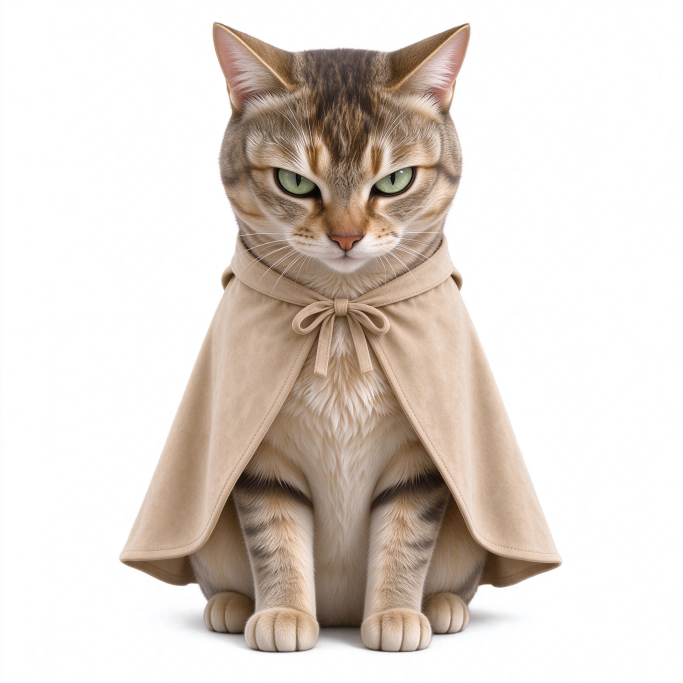
#> input picture tools/_gen/composite-cape.png, 2048 x 2048 px, given in place of avatar.png, which was not available (shown at 1/3 size)
$ python make_worn.py
#> lines starting #> are read from the running program, lines starting #| are printed output that depends on the picture; after the words box and inside, x2 and y2 are one past the last pixel; in counts of white or black regions, pixels touching at a corner belong together
"""把「AI 已经画在猫身上」的装饰切出来，贴回原始立绘。

思路：商品图直接贴上去永远像贴纸，因为商品图没有跟着身体弯、没有压住毛的阴影。
改成让模型在原始立绘上真的把衣服画一遍，再把新增的那块像素切出来，
这样衣服自带贴合弧度、接触阴影和被遮挡处的毛，位置也天然和原图一致。
"""

import numpy as np
from PIL import Image

BASE = Image.open(r"D:\momolab\assets\pets\pet001\avatar.png").convert("RGBA")
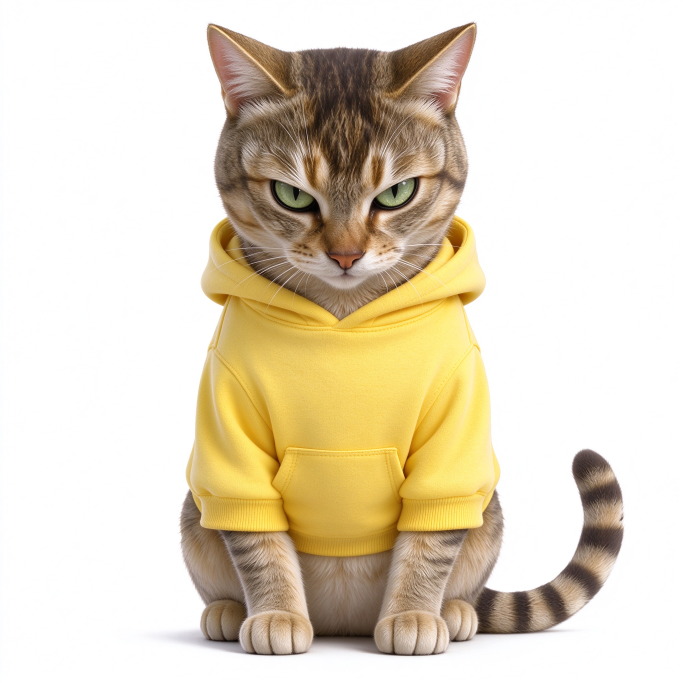
#> input picture tools/_gen/composite-hoodie.png, 2048 x 2048 px, given in place of _gen_beret.png, which was not available (shown at 1/3 size)


def white_to_alpha(im: Image.Image) -> Image.Image:
    arr = np.array(im.convert("RGBA")).astype(np.float32)
    if arr[:, :, 3].min() < 200:          # 已经带透明通道，直接用
        return im.convert("RGBA")
    r, g, b = arr[:, :, 0], arr[:, :, 1], arr[:, :, 2]
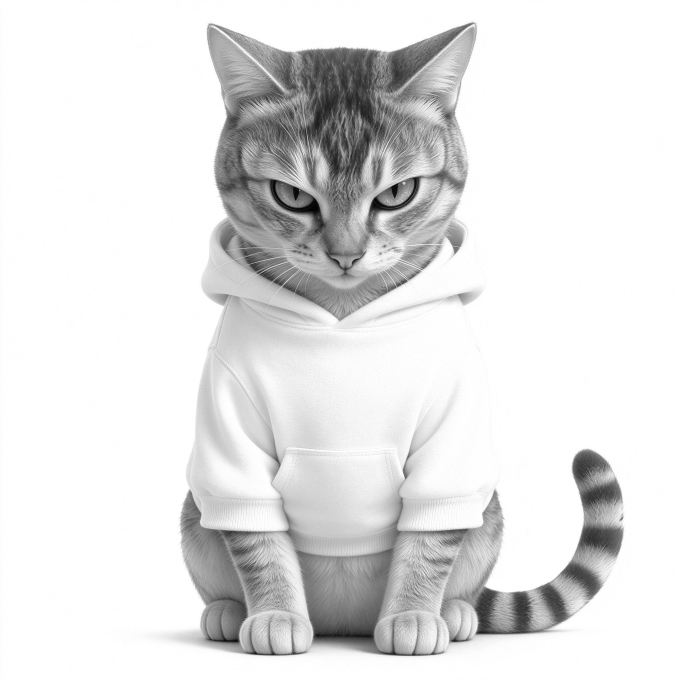
#> r: shape (2048, 2048) float32 (shown at 1/3 size); min 0, max 255, mean 226.4
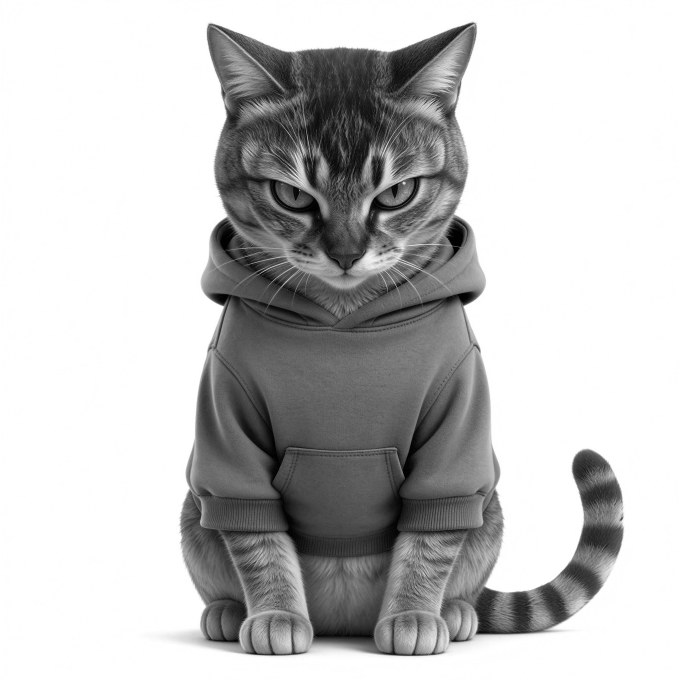
#> b: shape (2048, 2048) float32 (shown at 1/3 size); min 0, max 255, mean 194.4
    mn = np.minimum(np.minimum(r, g), b)
    sat = np.maximum(np.maximum(r, g), b) - mn
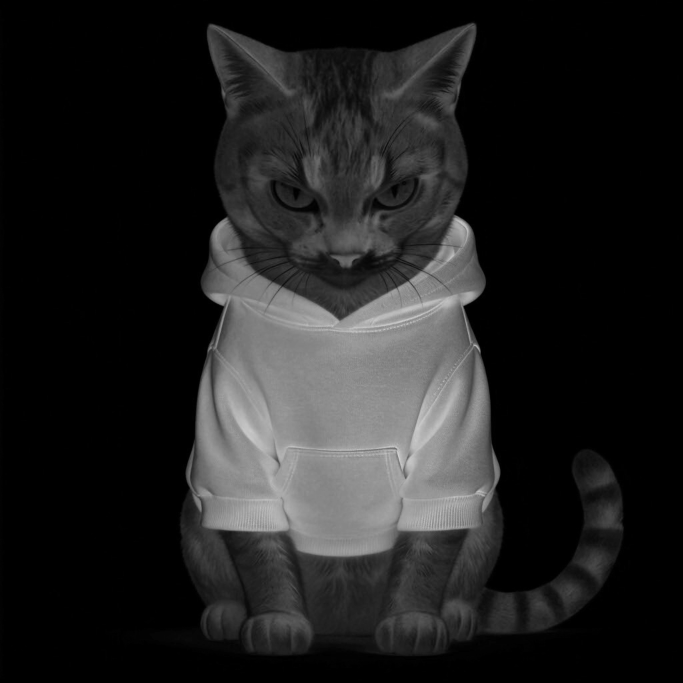
#> sat: shape (2048, 2048) float32 (shown at 1/3 size); min 0, max 215, mean 32.1
    bg = (mn > 236) & (sat < 22)
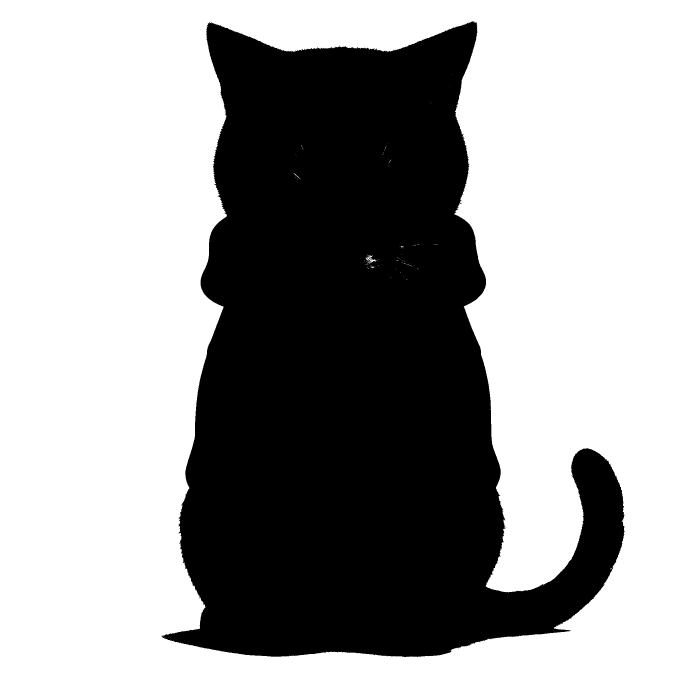
#> bg: shape (2048, 2048) bool (shown at 1/3 size); 61.4% white; 9 black regions (8 under 20 px), largest, box (x1, y1, x2, y2) and area: (485, 63, 1874, 1971) 1619837
    a = np.where(bg, 0, 255).astype(np.uint8)
    arr[:, :, 3] = a
    return Image.fromarray(arr.astype(np.uint8))


def clip_region(im: Image.Image, box) -> Image.Image:
    """只保留 box 内的内容（归一化坐标 0~1）。"""
#> called with box = (0.16, 0, 0.86, 0.4)
    w, h = im.size
#> w = 2048; h = 2048
    arr = np.array(im).copy()
    x0, y0, x1, y1 = [int(v * (w if i % 2 == 0 else h)) for i, v in enumerate(box)]
#> x0 = 327; y0 = 0; x1 = 1761; y1 = 819
    keep = np.zeros(arr.shape[:2], dtype=bool)
    keep[y0:y1, x0:x1] = True
    arr[:, :, 3] = np.where(keep, arr[:, :, 3], 0)
#> keep: shape (2048, 2048) bool; 28% white; 1 white region, box (x1, y1, x2, y2) and area: (327, 0, 1761, 819) 1174446
    return Image.fromarray(arr)


def build(gen_path: str, region, out_path: str) -> None:
    gen = white_to_alpha(Image.open(gen_path).convert("RGBA")).resize(BASE.size, Image.LANCZOS)
    piece = clip_region(gen, region)
    piece.save(out_path)

    # 预览：把这块直接叠回原立绘，看看是不是“长在身上”
    comp = BASE.copy()
    comp.alpha_composite(piece)
    comp.save(out_path.replace(".png", "_check.png"))
    print(out_path)


if __name__ == "__main__":
    # 贝雷帽：头顶那一块
    build(r"D:\momolab\assets\deco\worn\_gen_beret.png", (0.16, 0.0, 0.86, 0.40),
          r"D:\momolab\assets\deco\worn\beret_worn.png")
    # 围巾：脖子到胸
    build(r"D:\momolab\assets\deco\worn\_gen_scarf.png", (0.14, 0.30, 0.86, 0.72),
          r"D:\momolab\assets\deco\worn\scarf_worn2.png")
#> call 2 of build, with region = (0.14, 0.3, 0.86, 0.72)
#> call 2 of clip_region, with box = (0.14, 0.3, 0.86, 0.72)
#> in clip_region (call 2), `arr[:, :, 3] = np.where(keep, arr[:, :, 3], 0)`:
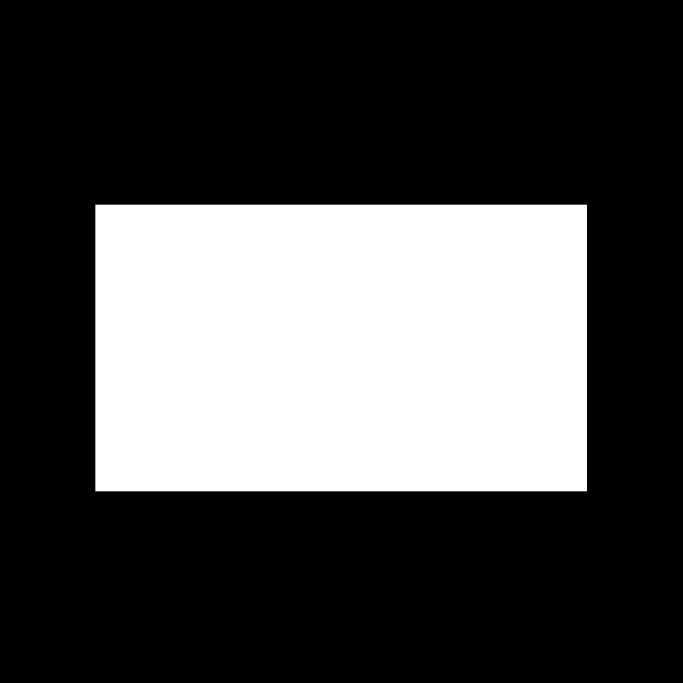
#> keep: shape (2048, 2048) bool (shown at 1/3 size); 30.2% white; 1 white region, box (x1, y1, x2, y2) and area: (286, 614, 1761, 1474) 1268500
#> in build (call 2), `comp.alpha_composite(piece)`:
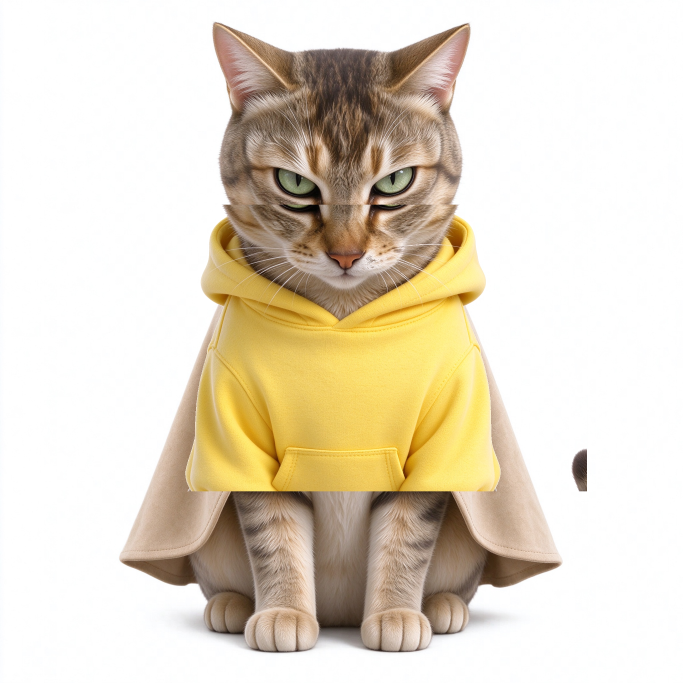
#> comp: PIL image 2048x2048 RGBA (shown at 1/3 size); mean R, G, B, A 226.9, 216.6, 198.2, 255
